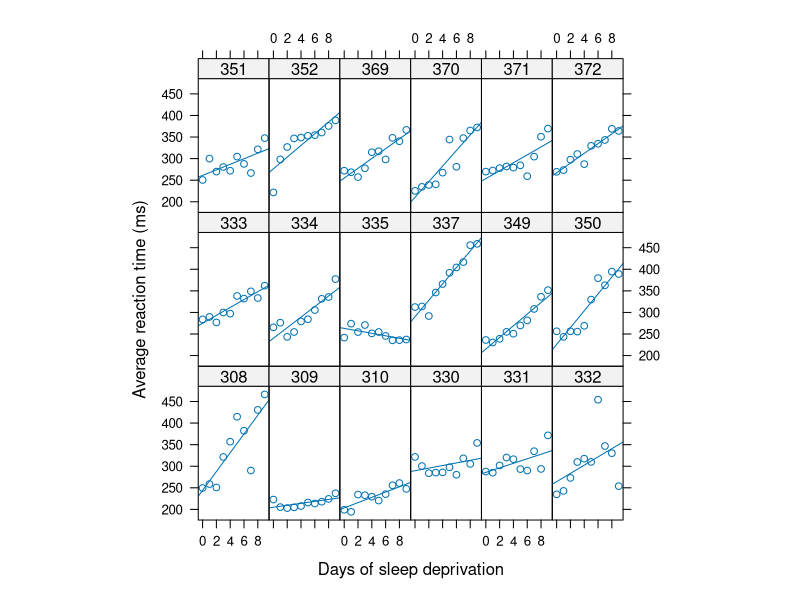

Reproduce this figure in R.
# Load required libraries
library(lme4)
library(lattice)

#task a
#plot the measurements for each subject
graph <- xyplot(
  Reaction ~ Days | Subject,
  sleepstudy,
  type = c("p", "r"),
  xlab = "Days of sleep deprivation",
  ylab = "Average reaction time (ms)",
  aspect = "xy"
)
print(graph)

#task b
#linear model with only the days as covariate
linear_model <- lm(Reaction ~ Days, data = sleepstudy)
print(summary(linear_model))

#task c
#random intercept model
mixed_model <- lmer(Reaction ~ Days + (1 | Subject), data = sleepstudy)
print(summary(mixed_model))

#task d
#compare the coefficients and look at the random intercepts
print(coef(linear_model))
print(fixef(mixed_model))
print(VarCorr(mixed_model))
